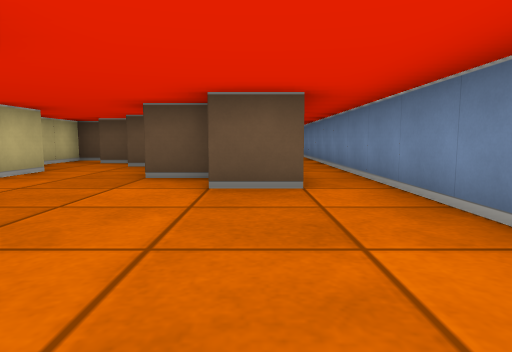
View 1 (above)

18 first-person views from a walk through a cub3D ray-caster map. The camera is about half as high as the walls, tilts 6° down and sees 75° across. The floor is counted in squares. Each view is taken from the middle of a square. On the plan, view 1 faces up. The plan holds only what a view shows up to about 9 squares ahead; the rest is blank.

View 2
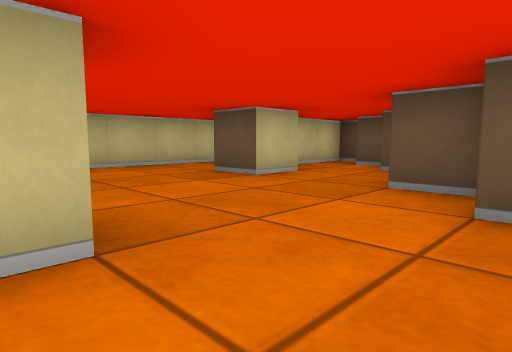

View 3
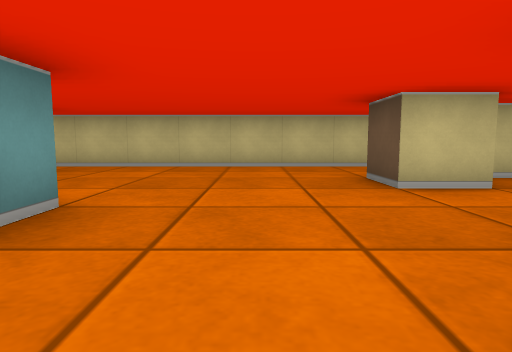

View 4
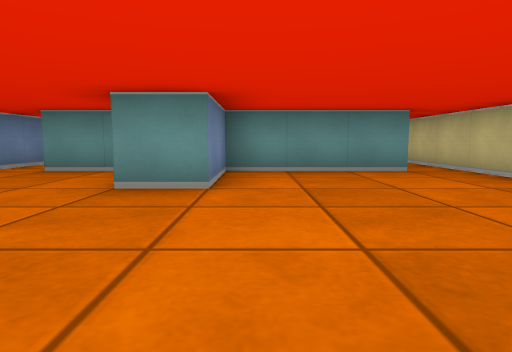

View 5
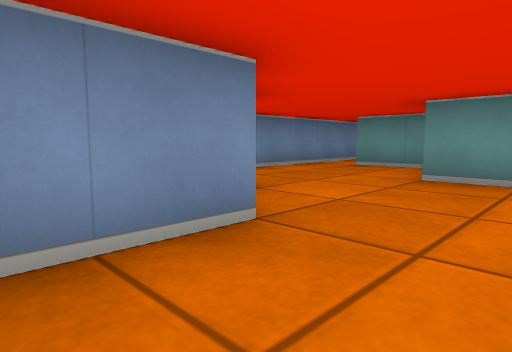

View 6
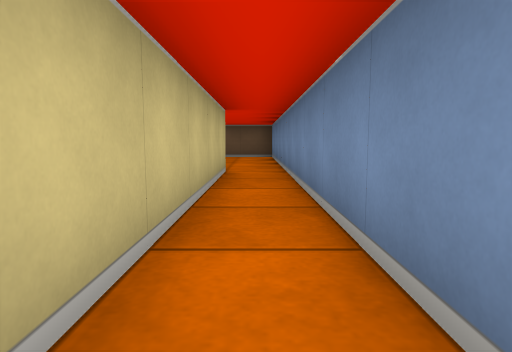

View 7
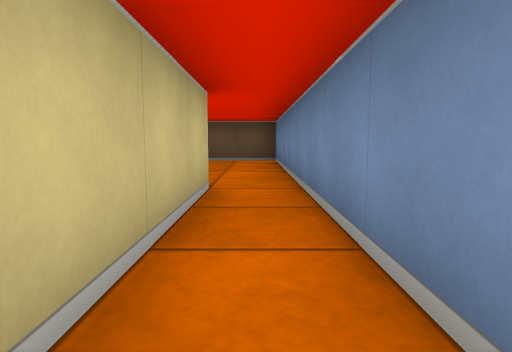

View 8
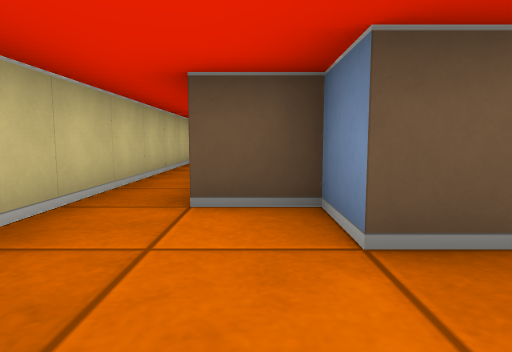

View 9
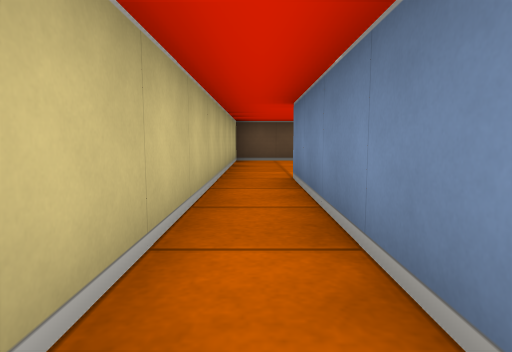

View 10
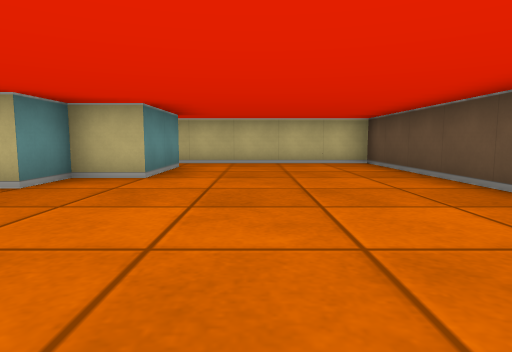

View 11
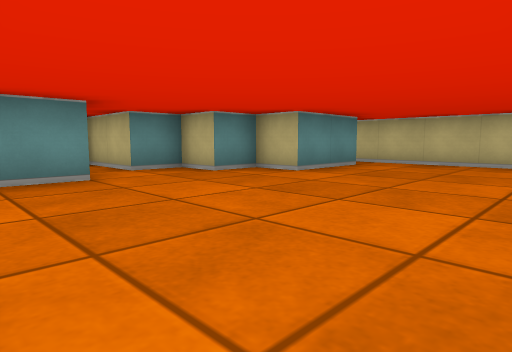

View 12
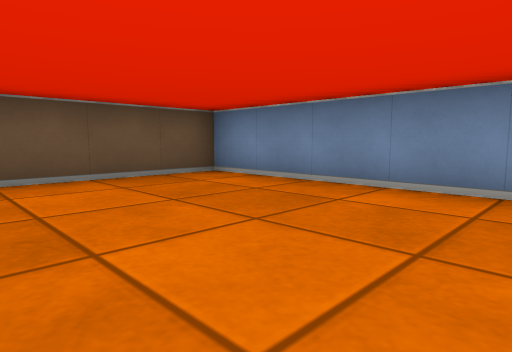

View 13
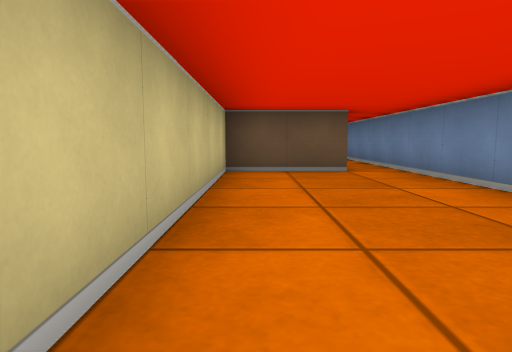

View 14
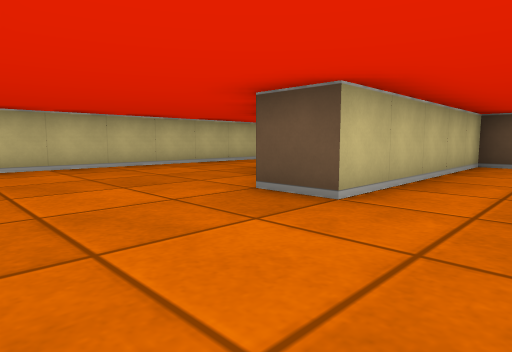

View 15
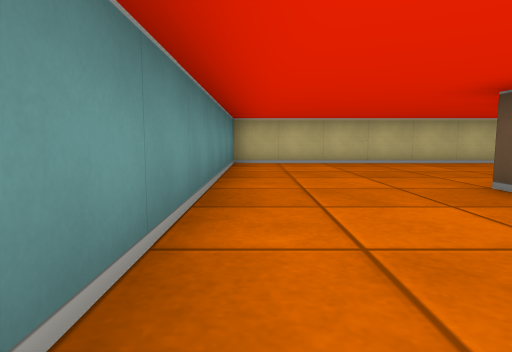

View 16
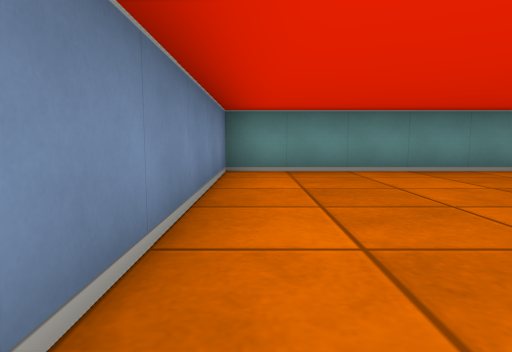

View 17
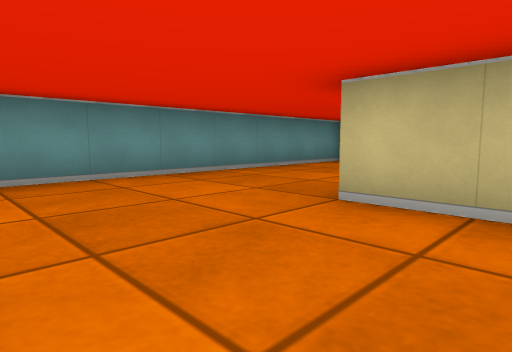

View 18
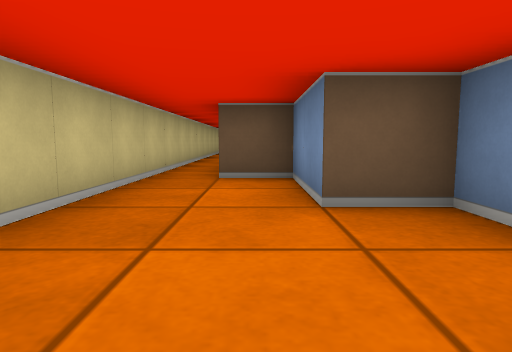

### Floor plan
Points are (right, up) in squares from view 1. A wall is a line through its corners. A room is listed if a view was taken in it or the views show most of it. See-through windows are left out.
Room 1 (views 1, 2, 3, 4, 5, 6, 7, 8, 9)
walls: (-3.5, 5.6) (-3.5, 4.5) (-4.5, 4.5) (-4.5, 5.5) (-5.5, 5.5); (-0.6, 4.5) (-1.5, 4.5) (-1.5, 5.9); (-2.9, 7.5) (-3.5, 7.5); (-5.5, 6.5) (-5.5, 10.5); (0.6, 3.5) (-0.5, 3.5); (-3.9, 8.5) (-4.5, 8.5) (-4.5, 6.1); (-0.9, -0.5) (0.5, -0.5); (-5.6, -0.5) (-2.5, -0.5) (-2.5, 1.5) (-1.5, 1.5) (-1.5, 1.1); (1.5, -0.5) (1.5, 9.5); (0.5, 9.5) (0.5, 4.5); (-6.5, 10.5) (-6.5, -0.5)
ways out: opening at (-6, 10) to room 2; opening at (1, 9) to room 2; opening at (-6, -1) to room 3; opening at (1, -1.5) to room 3
Room 2 (views 10, 11, 12)
walls: (-0.6, 9.5) (0.5, 9.5); (-5.5, 10.5) (-3.5, 10.5) (-3.5, 9.5) (-2.5, 9.5) (-2.5, 8.5) (-1.5, 8.5) (-1.5, 6.5); (1.5, 9.5) (1.5, 14.5) (-6.5, 14.5) (-6.5, 10.5)
ways out: opening at (-6, 10) to room 1; opening at (1, 9) to room 1
Room 3 (views 13, 14, 15, 16, 17, 18)
walls: (-3.5, -6.1) (-3.5, -5.5) (-4.5, -5.5) (-4.5, -3.5) (-5.5, -3.5); (0.6, -2.5) (-1.5, -2.5) (-1.5, -7.5) (-2.5, -7.5); (-6.5, -0.5) (-6.5, -10.5) (1.5, -10.5) (1.5, -0.5)
ways out: opening at (-6, -1) to room 1; opening at (1, -1.5) to room 1

Positions as (right, up) in squares from view 1, and headings:
1: (0, 0), facing up
2: (0, 1), facing up-left
3: (0, 3), facing left
4: (-3, 5), facing down
5: (-3, 6), facing down-right
6: (1, 4), facing up
7: (1, 6), facing up
8: (-5, 3), facing up
9: (-6, 6), facing up
10: (1, 12), facing left
11: (1, 14), facing down-left
12: (-2, 10), facing up-right
13: (-1, -8), facing up
14: (0, -10), facing up-left
15: (1, -10), facing left
16: (1, -5), facing down
17: (1, -6), facing down-left
18: (-5, -8), facing up
